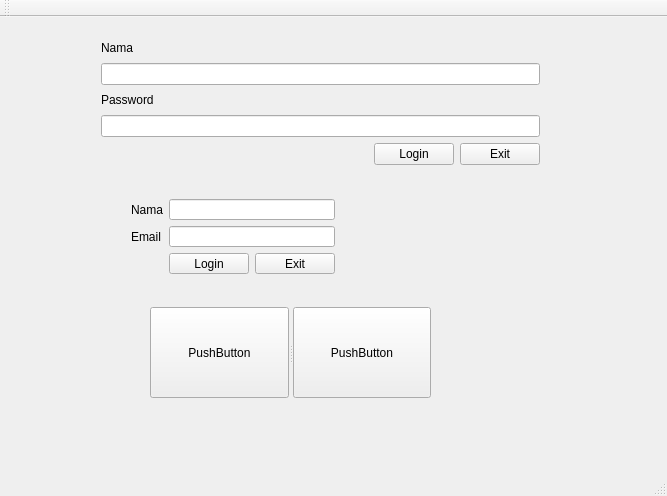
<?xml version="1.0" encoding="UTF-8"?>
<ui version="4.0">
 <class>MainWindow</class>
 <widget class="QMainWindow" name="MainWindow">
  <property name="geometry">
   <rect>
    <x>0</x>
    <y>0</y>
    <width>667</width>
    <height>496</height>
   </rect>
  </property>
  <property name="windowTitle">
   <string>MainWindow</string>
  </property>
  <widget class="QWidget" name="centralWidget">
   <widget class="QWidget" name="">
    <property name="geometry">
     <rect>
      <x>90</x>
      <y>10</y>
      <width>461</width>
      <height>149</height>
     </rect>
    </property>
    <layout class="QVBoxLayout" name="verticalLayout_4">
     <item>
      <layout class="QVBoxLayout" name="verticalLayout_3">
       <item>
        <layout class="QVBoxLayout" name="verticalLayout">
         <item>
          <widget class="QLabel" name="label1">
           <property name="text">
            <string>Nama</string>
           </property>
          </widget>
         </item>
         <item>
          <widget class="QLineEdit" name="lineEdit1"/>
         </item>
        </layout>
       </item>
       <item>
        <layout class="QVBoxLayout" name="verticalLayout_2">
         <item>
          <widget class="QLabel" name="label1_2">
           <property name="text">
            <string>Password</string>
           </property>
          </widget>
         </item>
         <item>
          <widget class="QLineEdit" name="lineEdit1_2"/>
         </item>
        </layout>
       </item>
      </layout>
     </item>
     <item>
      <layout class="QHBoxLayout" name="horizontalLayout">
       <item>
        <spacer name="horizontalSpacer">
         <property name="orientation">
          <enum>Qt::Horizontal</enum>
         </property>
         <property name="sizeHint" stdset="0">
          <size>
           <width>40</width>
           <height>20</height>
          </size>
         </property>
        </spacer>
       </item>
       <item>
        <widget class="QPushButton" name="pushButton">
         <property name="text">
          <string>Login</string>
         </property>
        </widget>
       </item>
       <item>
        <widget class="QPushButton" name="pushButton_2">
         <property name="text">
          <string>Exit</string>
         </property>
        </widget>
       </item>
      </layout>
     </item>
    </layout>
   </widget>
   <widget class="QWidget" name="">
    <property name="geometry">
     <rect>
      <x>120</x>
      <y>171</y>
      <width>226</width>
      <height>97</height>
     </rect>
    </property>
    <layout class="QFormLayout" name="formLayout">
     <item row="0" column="0">
      <widget class="QLabel" name="label1_3">
       <property name="text">
        <string>Nama</string>
       </property>
      </widget>
     </item>
     <item row="0" column="1">
      <widget class="QLineEdit" name="lineEdit1_3"/>
     </item>
     <item row="1" column="0">
      <widget class="QLabel" name="label1_4">
       <property name="text">
        <string>Email</string>
       </property>
      </widget>
     </item>
     <item row="1" column="1">
      <widget class="QLineEdit" name="lineEdit1_4"/>
     </item>
     <item row="2" column="0" colspan="2">
      <layout class="QHBoxLayout" name="horizontalLayout_2">
       <item>
        <spacer name="horizontalSpacer_2">
         <property name="orientation">
          <enum>Qt::Horizontal</enum>
         </property>
         <property name="sizeHint" stdset="0">
          <size>
           <width>40</width>
           <height>20</height>
          </size>
         </property>
        </spacer>
       </item>
       <item>
        <widget class="QPushButton" name="pushButton_3">
         <property name="text">
          <string>Login</string>
         </property>
        </widget>
       </item>
       <item>
        <widget class="QPushButton" name="pushButton_4">
         <property name="text">
          <string>Exit</string>
         </property>
        </widget>
       </item>
      </layout>
     </item>
    </layout>
   </widget>
   <widget class="QSplitter" name="splitter">
    <property name="geometry">
     <rect>
      <x>150</x>
      <y>290</y>
      <width>281</width>
      <height>91</height>
     </rect>
    </property>
    <property name="orientation">
     <enum>Qt::Horizontal</enum>
    </property>
    <widget class="QPushButton" name="pushButton_6">
     <property name="text">
      <string>PushButton</string>
     </property>
    </widget>
    <widget class="QPushButton" name="pushButton_5">
     <property name="text">
      <string>PushButton</string>
     </property>
    </widget>
   </widget>
   <zorder>label</zorder>
   <zorder>lineEdit</zorder>
   <zorder>label</zorder>
   <zorder>layoutWidget</zorder>
   <zorder>layoutWidget_2</zorder>
   <zorder>label_3</zorder>
   <zorder>label_3</zorder>
   <zorder>lineEdit_3</zorder>
   <zorder>layoutWidget_3</zorder>
   <zorder>layoutWidget_4</zorder>
   <zorder>layoutWidget_5</zorder>
   <zorder>pushButton</zorder>
   <zorder>pushButton_2</zorder>
   <zorder>horizontalSpacer</zorder>
   <zorder>lineEdit1</zorder>
   <zorder>label1</zorder>
   <zorder>layoutWidget</zorder>
   <zorder>pushButton</zorder>
   <zorder>pushButton_2</zorder>
   <zorder>horizontalSpacer</zorder>
   <zorder>layoutWidget_2</zorder>
   <zorder>horizontalSpacer_2</zorder>
   <zorder>pushButton_5</zorder>
   <zorder>pushButton_6</zorder>
  </widget>
  <widget class="QMenuBar" name="menuBar">
   <property name="geometry">
    <rect>
     <x>0</x>
     <y>0</y>
     <width>667</width>
     <height>25</height>
    </rect>
   </property>
  </widget>
  <widget class="QToolBar" name="mainToolBar">
   <attribute name="toolBarArea">
    <enum>TopToolBarArea</enum>
   </attribute>
   <attribute name="toolBarBreak">
    <bool>false</bool>
   </attribute>
  </widget>
  <widget class="QStatusBar" name="statusBar"/>
 </widget>
 <layoutdefault spacing="6" margin="11"/>
 <resources/>
 <connections>
  <connection>
   <sender>pushButton</sender>
   <signal>clicked()</signal>
   <receiver>lineEdit1</receiver>
   <slot>clear()</slot>
   <hints>
    <hint type="sourcelabel">
     <x>392</x>
     <y>182</y>
    </hint>
    <hint type="destinationlabel">
     <x>286</x>
     <y>96</y>
    </hint>
   </hints>
  </connection>
 </connections>
</ui>
